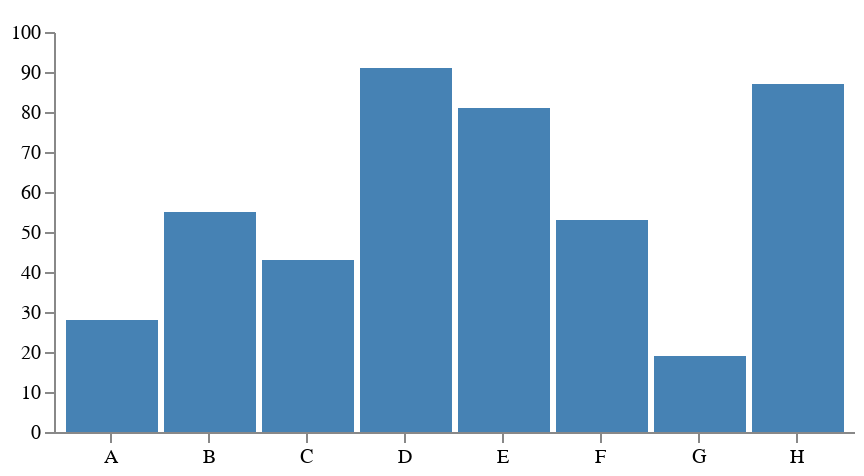

Specify this chart in Vega-Lite:
### Vega specification from a JSON file in a GitHub repository (floating-point values rounded to 4 significant figures)
{"$schema": "https://vega.github.io/schema/vega/v5.json", "width": 400, "height": 200, "padding": 5, "autosize": "pad", "data": [{"name": "table", "values": [{"category": "A", "amount": 28}, {"category": "B", "amount": 55}, {"category": "C", "amount": 43}, {"category": "D", "amount": 91}, {"category": "E", "amount": 81}, {"category": "F", "amount": 53}, {"category": "G", "amount": 19}, {"category": "H", "amount": 87}]}], "signals": [{"name": "tooltip", "value": {}, "on": [{"events": "rect:mouseover", "update": "datum"}, {"events": "rect:mouseout", "update": "{}"}]}], "scales": [{"name": "xscale", "type": "band", "domain": {"data": "table", "field": "category"}, "range": "width", "padding": 0.05, "round": true}, {"name": "yscale", "domain": {"data": "table", "field": "amount"}, "nice": true, "range": "height"}], "axes": [{"orient": "bottom", "scale": "xscale"}, {"orient": "left", "scale": "yscale"}], "marks": [{"type": "rect", "from": {"data": "table"}, "encode": {"enter": {"x": {"scale": "xscale", "field": "category", "offset": 1}, "width": {"scale": "xscale", "band": 1, "offset": -1}, "y": {"scale": "yscale", "field": "amount"}, "y2": {"scale": "yscale", "value": 0}}, "update": {"fill": {"value": "steelblue"}}, "hover": {"fill": {"value": "red"}}}}, {"type": "text", "encode": {"enter": {"align": {"value": "center"}, "baseline": {"value": "bottom"}, "fill": {"value": "#333"}}, "update": {"x": {"scale": "xscale", "signal": "tooltip.category", "band": 0.5}, "y": {"scale": "yscale", "signal": "tooltip.amount", "offset": -2}, "text": {"signal": "tooltip.amount"}, "fillOpacity": [{"test": "datum === tooltip", "value": 0}, {"value": 1}]}}}]}
